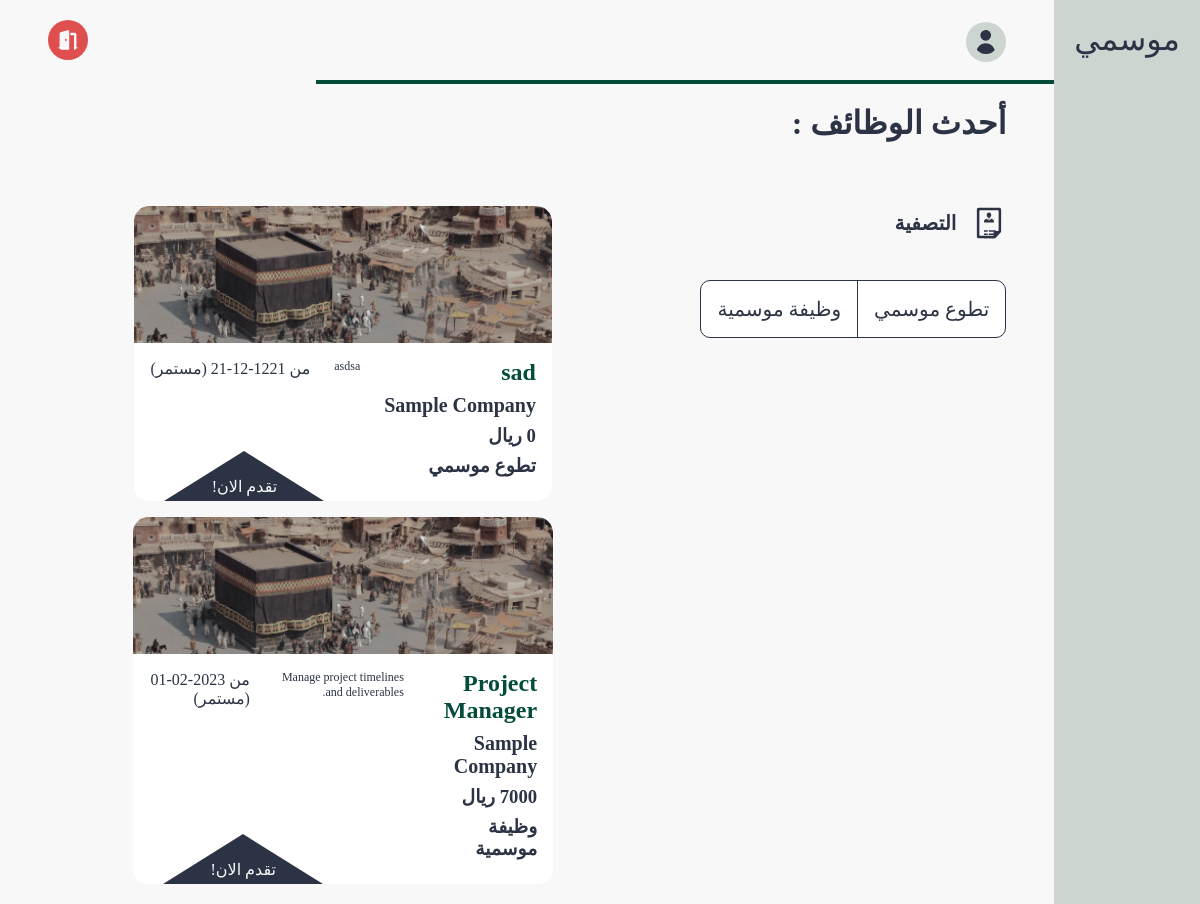
The page /pages/job_listing.php on the database its author committed.
### tables this page shows
CREATE TABLE jobs (
    job_id INTEGER PRIMARY KEY, 
    company_id INTEGER,
    name TEXT,
    description TEXT,
    salary INTEGER,
    language_id INTEGER,
    type BOOLEAN,
    start DATE,
    end DATE NULL,
    FOREIGN KEY (company_id) REFERENCES company(company_id) ON DELETE CASCADE,
    FOREIGN KEY (language_id) REFERENCES languages(language_id) ON DELETE CASCADE
);

CREATE TABLE company (
    company_id INTEGER PRIMARY KEY, 
    owner_id INTEGER,
    hr_id INTEGER,
    name TEXT,
    location TEXT,
    email TEXT,
    linkedin Text,
    phone TEXT,
    bio TEXT,
    FOREIGN KEY (owner_id) REFERENCES users(id) ON DELETE CASCADE,
    FOREIGN KEY (hr_id) REFERENCES users(id) ON DELETE CASCADE
);

### src/database/fetch.php (called while the page is built, shortened)
<?php
include('../database/data.php');
function getCompanyById($id)
{
    global $db;
    $stmt = $db->prepare('SELECT * FROM company WHERE company_id = :id');
    $stmt->bindValue(':id', $id, SQLITE3_INTEGER);
    $result = $stmt->execute();
    $company = $result->fetchArray(SQLITE3_ASSOC);
    return $company;
}
function fetchAllJobs()
{
    global $db;
    $result = $db->query('SELECT * FROM jobs ORDER BY 1 DESC');
    $jobs = [];
    while ($row = $result->fetchArray(SQLITE3_ASSOC)) {
        $jobs[] = $row;
    }
    return $jobs;
}

### src/pages/job_listing.php (the view, shortened to what this page needs)
<?php
include('../components/page.php');
if (isset($_GET['type'])) {
    $jobs = fetchAllJobsByType($_GET['type']);
} else {
    $jobs = fetchAllJobs();
}
$jobs = array_filter($jobs, function($job) {
    return empty($job["end"]) || $job["end"] >= date("Y-m-d");
});
?>
<!DOCTYPE html>
<html lang="ar" dir="rtl">
<head>
  <link rel="stylesheet" href="../styles/job_listing.css">
</head>
<body>
  <section class="page-structure">
    <?php include "../components/NavBar.php" ?>
    <section class="page-content">
      <header>
        <div class="username">
          <a href="./profile.php">
            <img class="nav-icon" src="../images/profile.svg" alt="شعار المستخدم">
          </a>
        </div>
        <div class="options">
          <a href="./logout.php">
            <img class="nav-icon" style="--color: #DF4F4F" src="../images/logout.svg" alt="شعار تسجيل">
          </a>
        </div>
      </header>
      <main>
        <h1 class="heading-title">أحدث الوظائف : </h1>
        <div class="content">
          <div class="filter-section">
            <h3>
              <img src="../images/cv.svg" alt="شعار تصفية">
              التصفية
            </h3>
            <div class="filter-choices">
              <a href="?type=1">تطوع موسمي</a>
              <a href="?type=0">وظيفة موسمية</a>
            </div>
          </div>
          <div class="jobs-section">
            <?php foreach ($jobs as $job): ?>
              <div class="job">
                <img src="../images/sampleJob.png" alt="job image">
                <div class="content">
                  <div class="titles">
                    <h2 class="job-title"><?php echo htmlspecialchars($job["name"]); ?></h2>
                    <h3 class="company-title"><?php echo htmlspecialchars(getCompanyById($job["company_id"])["name"]); ?></h3>
                    <h3 class="salary"><?= htmlspecialchars($job["salary"]); ?> ريال</h3>
                    <h3 class="job-type">
                      <?php echo ($job["type"] == 0) ? "وظيفة موسمية" : "تطوع موسمي"; ?>
                    </h3>
                  </div>
                  <p class="description"><?php echo htmlspecialchars($job["description"]); ?></p>
                  <p class="dates">
                    <?php echo "من " . htmlspecialchars($job["start"]); ?>
                    <?php echo ($job["end"] ? " إلى " . htmlspecialchars($job["end"]) : " (مستمر)"); ?>
                  </p>
                </div>
              </div>
            <?php endforeach ?>
          </div>
        </div>
      </main>
    </section>
  </section>
</body>
</html>

### src/styles/job_listing.css (style rules this page uses)
* { color: var(--black-color); }
body { background-color: var(--white-color); }
.nav-icon { --color: var(--white-alt-color); background-color: var(--color); width: 40px; height: 40px; border-radius: 50%; padding: 0.5rem; }
section.page-content { width: 100%; }
header { position: relative; display: flex; align-items: center; justify-content: space-between; min-height: 75px; padding: 1.25rem 3rem; }
header::after { content: ""; position: absolute; right: 0; bottom: 0; width: 70%; height: 4px; background-color: var(--main-color); }
.username a { display: flex; align-items: center; gap: 0.75rem; font-size: 1rem; }
.options { display: flex; align-items: center; gap: 1rem; }
main { padding: 1.25rem 2rem; }
main .filter-section { margin-bottom: 3rem; }
@media (min-width: 992px) { main > .content { display: flex; gap: 3rem; } }
main .heading-title { font-size: 2rem; margin-bottom: 4rem; }
@media (min-width: 992px) { main { padding: 1.25rem 3rem; } }
@media (min-width: 992px) { main .filter-section { flex-basis: 320px; margin-bottom: 0; } }
main .filter-section h3 { display: flex; align-items: center; gap: 1rem; font-size: 1.25rem; margin-bottom: 2.5rem; }
main .filter-choices { width: fit-content; display: flex; justify-content: center; align-items: center; border: 1px solid var(--black-color); border-radius: 10px; background-color: white; font-size: 1.25rem; margin-bottom: 1.25rem; }
main .filter-choices > *:not(:last-child) { border-left: 1px solid var(--black-color); }
main .filter-choices > * { padding-inline: 1rem; padding-block: 1rem; }
.jobs-section { display: grid; flex: 1; gap: 1rem; grid-template-columns: repeat(auto-fill, minmax(250px, 1fr)); justify-items: center; overflow-y: scroll; max-height: 80vh; }
@media (min-width: 992px) { .jobs-section { grid-template-columns: repeat(auto-fill, minmax(350px, 1fr)); } }
.jobs-section .job { display: flex; flex-direction: column; max-width: 350px; background-color: white; border-radius: 15px; }
@media (min-width: 992px) { .jobs-section .job { max-width: 420px; } }
.jobs-section .job img { width: 100%; border-start-start-radius: 15px; }
.jobs-section .content { flex: 1; padding: 1rem; }
@media (min-width: 992px) { .jobs-section .content { display: flex; gap: 1.5rem; } }
.jobs-section .titles > * { margin-bottom: 0.5rem; }
.jobs-section .job-title { color: var(--main-color); font-size: 1.5rem; }
.jobs-section .company-title { font-size: 1.25rem; }
.job .description { font-size: 0.75rem; max-width: 180px; }

### src/styles/globals.css (style rules this page uses)
*, *::before, *::after { box-sizing: border-box; margin: 0; padding: 0; list-style: none; text-decoration: none; }
:root { --main-color: #034c3c; --secondary-color: #d2b48c; --white-color: #f8f8f8; --black-color: #2b3344; --white-alt-color: #cdd5d1; }
a { display: block; color: var(--black-color); }
.page-structure { display: flex; min-height: 100vh; }

### rows shown on the page
jobs: name "sad", company.name "Sample Company", salary "0", type "تطوع موسمي", description "asdsa", start "1221-12-21", shows "(مستمر)"
jobs: name "Project Manager", company.name "Sample Company", type "وظيفة موسمية", description "Manage project timelines and deliverables.", start "2023-02-01", shows "(مستمر)"
